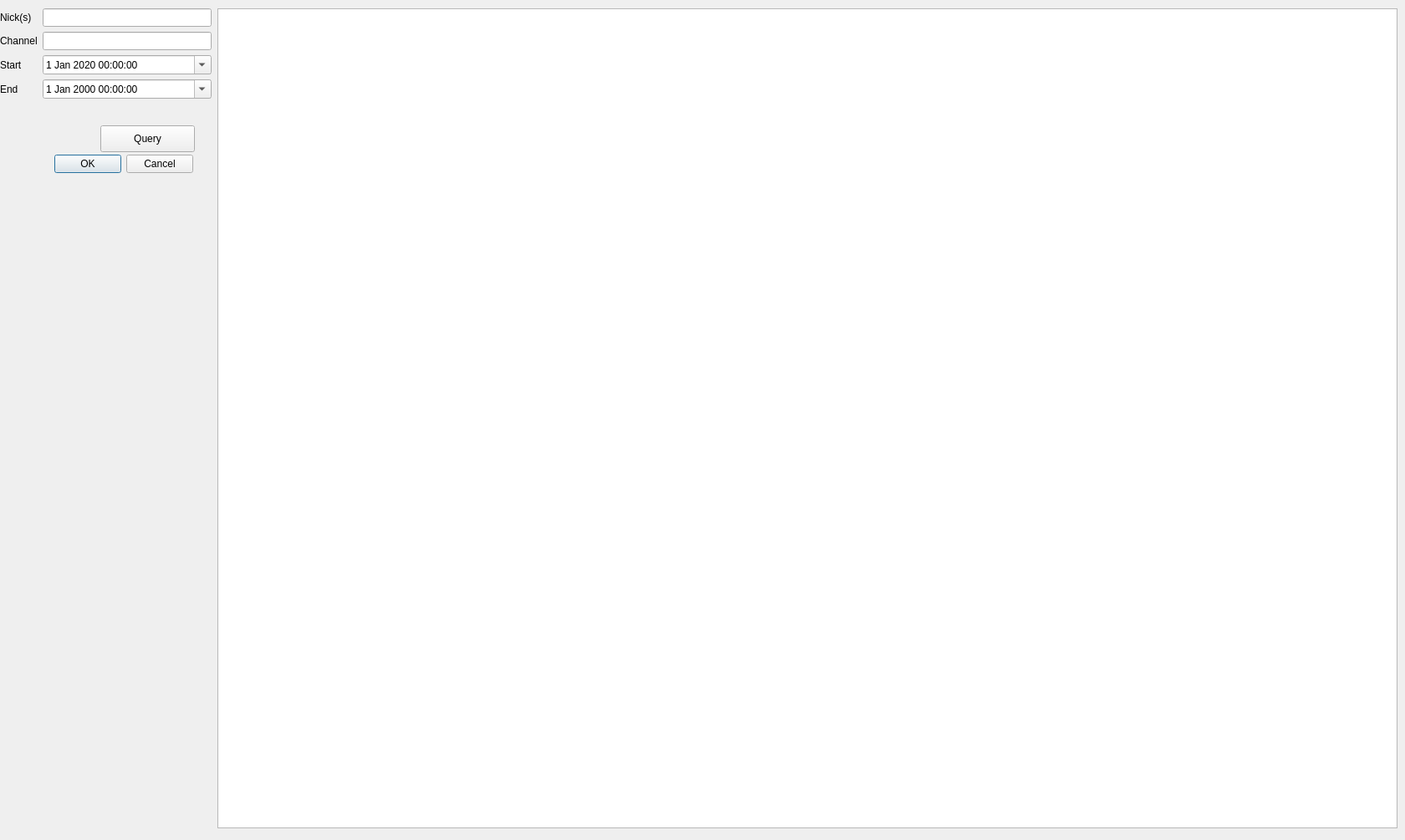
<?xml version="1.0" encoding="UTF-8"?>
<ui version="4.0">
 <class>Dialog</class>
 <widget class="QDialog" name="Dialog">
  <property name="geometry">
   <rect>
    <x>0</x>
    <y>0</y>
    <width>1680</width>
    <height>1005</height>
   </rect>
  </property>
  <property name="windowTitle">
   <string>Dialog</string>
  </property>
  <widget class="QDialogButtonBox" name="buttonBox">
   <property name="geometry">
    <rect>
     <x>60</x>
     <y>180</y>
     <width>171</width>
     <height>32</height>
    </rect>
   </property>
   <property name="orientation">
    <enum>Qt::Horizontal</enum>
   </property>
   <property name="standardButtons">
    <set>QDialogButtonBox::Cancel|QDialogButtonBox::Ok</set>
   </property>
  </widget>
  <widget class="QWidget" name="formLayoutWidget">
   <property name="geometry">
    <rect>
     <x>0</x>
     <y>10</y>
     <width>253</width>
     <height>131</height>
    </rect>
   </property>
   <layout class="QFormLayout" name="formLayout">
    <item row="0" column="0">
     <widget class="QLabel" name="label">
      <property name="text">
       <string>Nick(s)</string>
      </property>
     </widget>
    </item>
    <item row="0" column="1">
     <widget class="QLineEdit" name="nicks"/>
    </item>
    <item row="1" column="0">
     <widget class="QLabel" name="label_2">
      <property name="text">
       <string>Channel</string>
      </property>
     </widget>
    </item>
    <item row="1" column="1">
     <widget class="QLineEdit" name="channel"/>
    </item>
    <item row="2" column="0">
     <widget class="QLabel" name="label_3">
      <property name="text">
       <string>Start</string>
      </property>
     </widget>
    </item>
    <item row="2" column="1">
     <widget class="QDateTimeEdit" name="datestart">
      <property name="minimumDateTime">
       <datetime>
        <hour>0</hour>
        <minute>0</minute>
        <second>0</second>
        <year>2020</year>
        <month>1</month>
        <day>1</day>
       </datetime>
      </property>
      <property name="minimumDate">
       <date>
        <year>2020</year>
        <month>1</month>
        <day>1</day>
       </date>
      </property>
      <property name="calendarPopup">
       <bool>true</bool>
      </property>
     </widget>
    </item>
    <item row="3" column="0">
     <widget class="QLabel" name="label_4">
      <property name="text">
       <string>End</string>
      </property>
     </widget>
    </item>
    <item row="3" column="1">
     <widget class="QDateTimeEdit" name="dateend">
      <property name="calendarPopup">
       <bool>true</bool>
      </property>
     </widget>
    </item>
   </layout>
  </widget>
  <widget class="QTableWidget" name="output">
   <property name="geometry">
    <rect>
     <x>260</x>
     <y>10</y>
     <width>1411</width>
     <height>981</height>
    </rect>
   </property>
  </widget>
  <widget class="QPushButton" name="query">
   <property name="geometry">
    <rect>
     <x>120</x>
     <y>150</y>
     <width>113</width>
     <height>32</height>
    </rect>
   </property>
   <property name="text">
    <string>Query</string>
   </property>
  </widget>
 </widget>
 <resources/>
 <connections>
  <connection>
   <sender>buttonBox</sender>
   <signal>accepted()</signal>
   <receiver>Dialog</receiver>
   <slot>accept()</slot>
   <hints>
    <hint type="sourcelabel">
     <x>248</x>
     <y>254</y>
    </hint>
    <hint type="destinationlabel">
     <x>157</x>
     <y>274</y>
    </hint>
   </hints>
  </connection>
  <connection>
   <sender>buttonBox</sender>
   <signal>rejected()</signal>
   <receiver>Dialog</receiver>
   <slot>reject()</slot>
   <hints>
    <hint type="sourcelabel">
     <x>316</x>
     <y>260</y>
    </hint>
    <hint type="destinationlabel">
     <x>286</x>
     <y>274</y>
    </hint>
   </hints>
  </connection>
 </connections>
</ui>
